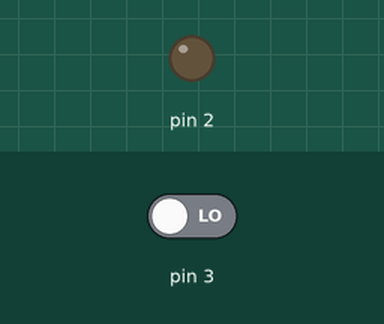
Recording of a sketch running on a simulated Arduino Uno, built with avr-gcc and run on an emulated ATmega328P. Parts: output pins drawn as LEDs (lit = HIGH). The inputs (shaded band) are chosen by the test bench; at power-on: pin 3 LOW.

Above: at 1.2 s.
1.3 s: pin 3 driven HIGH
At 1.6 s:
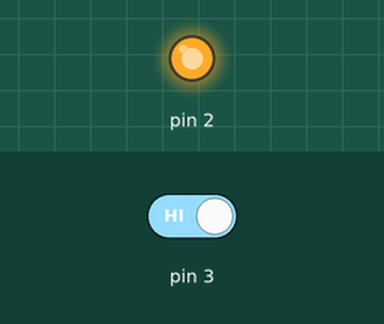
2.8 s: pin 3 driven LOW
At 3.9 s:
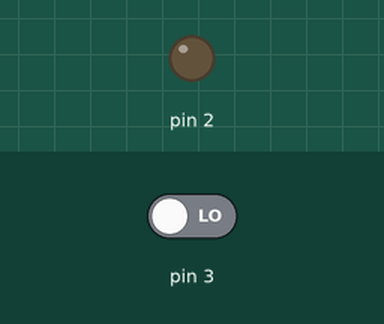
Timing chart, 0 to 5.8 s (numbered marks = the images above; inputs shaded):
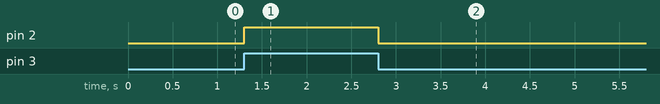

Measured:
- after the input at 1.3 s, pin 2: LOW → HIGH at once
- after the input at 2.8 s, pin 2: HIGH → LOW at once

The sketch:

sketch_nov20b.ino
```cpp
int state;

void setup() {
  pinMode(3,INPUT);
  pinMode(2, OUTPUT);
}

void loop() {
  state= digitalRead(3);
  if(state==HIGH)
  {
    digitalWrite (2, HIGH);
  }
  else
  {
    digitalWrite (2, LOW);

  }

}
```
